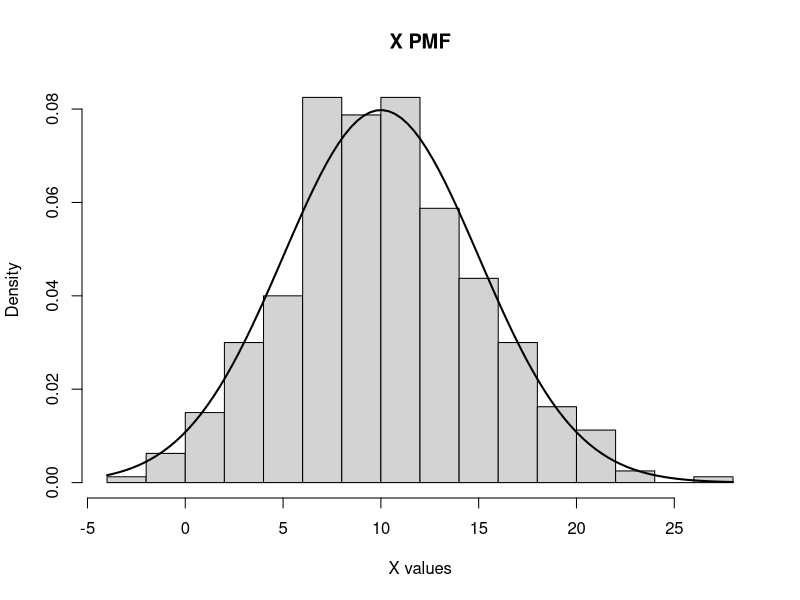
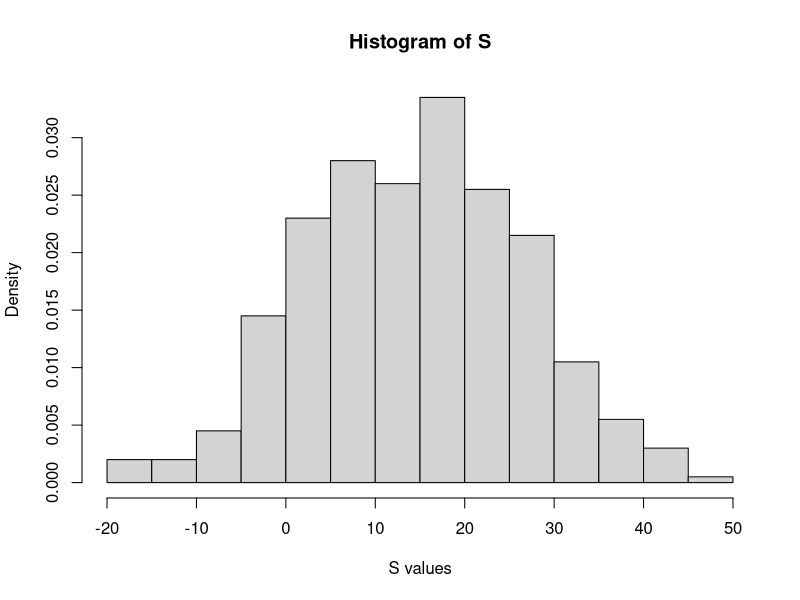
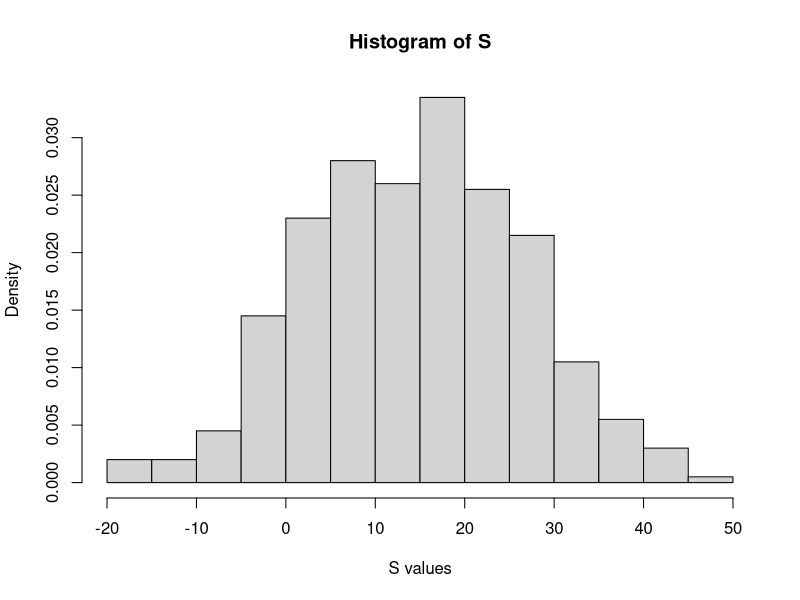

Source code (R) for these figures, in order: (Note: this script raises an error after producing the figures.)
#Lab sheet 2
#Assessment
#Ex1 (a)
#vector x
set.seed(123)
X <- rnorm(400, mean = 10, sd = 5)

#histogram
hist(X, breaks = 15, prob = TRUE, main = "X PMF", xlab = "X values")

#actual normal curve for comparision
curve(dnorm(x, mean = 10, sd = 5), add = TRUE, lwd = 2)


#Ex1 (b)
#vector y
set.seed(456)
Y <- rnorm(400, mean = 24, sd = 12)

#calculating S
set.seed(789)
S <- Y - X

#hist of S
hist(S, breaks = 15, prob = TRUE, main = "Histogram of S", xlab = "S values")


#Ex1 (c)
#mean and std dev
S_mean <- 24 - 10
S_stddev <- sqrt(12^2 + 5^2)

#updated histogram of S
hist(S, breaks = 15, prob = TRUE, main = "Histogram of S", xlab = "S values")
#*Guessing the distribution*
# Due to the fact the overall shape of the histrogram that ressembles a bell curve
# Also there appears to be a central peak around the mean.

#actual PDF curve for comp again
curve(dnorm(x, mean = mu_S, sd = sigma_S), add = TRUE, lwd = 2)
#*Comparision after superimposition*
# After superimposing the PMF the curves appears to match the histogram bars at various intervals.



#Ex1 (d)
#chi squared test??

#Null
chiintervals <- seq(min(S), max(S), length.out = 16)
observed <- hist(S, breaks = chiintervals, plot = FALSE)[["counts"]]
expectedval <- diff(pnorm(chiintervals, mean = S_mean, sd= S_stddev)) * length(S)

chisqtesting <- chisq.test(x = observed, p = expectedval/sum(expectedval), rescale.p = TRUE)
chisqtesting

# Null hypothesis - The PDF is valid and a normal distribution is appropiate, 
# Alternative hypothesis - The PDF is not valid and a normal distribution is not appropiate.
#
#Since the p-value is greater than 0.05 we have insufficient evidence to reject the null 
#hypothesis therefore it can be concluded that the PDF chosen is valid. 


#Ex2 (a)
# Define the number of trials for the binomial distribution
n <- 5

# Step 1: Generate a value for P from a Uniform distribution
set.seed(101112)
P <- runif(1, 0, 1)
# Step 2: Generate B from a Binom(n, P) distribution
B <- rbinom(1, size = n, prob = P)

# Step 3: Declaring X
X <- B + 1

# Initialize vectors to store the outcomes
Psample <- numeric(1000)
Xsample <- numeric(1000)

# Run the experiment 1000 times
set.seed(131415) 
for(i in 1:1000) {
  Psample[i] <- runif(1, 0, 1) # Generate P
  Xsample[i] <- rbinom(1, size = n, prob = Psample[i]) + 1 # Generate X
}

#Histogram 
hist(Psample, main="Histogram of Psample", xlab="Values of P")

#histogram with Xsample with breaks
hist(Xsample, breaks=c(0.5:6.5), main="Histogram of Xsample", xlab="Values of X")



#Ex2 (b)
# Calculate the proportions of each outcome in Xsample
opbservedfreq <- table(Xsample) 
proportions <- opbservedfreq / length(Xsample)
proportions



#Ex2 (c)
# Assuming we already have the proportions from part (b)
# Check if all proportions are approximately equal to 1/6
#is_uniform <- all(abs(proportions - 1/6) < 0.05) #Allow some tolerance
#is_uniform
#checking if it is by chisquared
expectedfreq <- rep(1000/6, 6)
chisquaredtesting <- chisq.test(opbservedfreq, p = rep(1/6, 6))
chisquaredtesting 
# Null hypothesis - Dr Watson's claims are true and it is indeed a uniform distribution, 
# Alternative hypothesis -Dr Watson's claims are false and it is not a uniform distribution.
#
#Since the p-value is greater than 0.05 we have insufficient evidence to reject the null 
#hypothesis therefore it can be concluded that Dr Watsons statement is true. 


#Ex2 (d)
#what about different values of n
#claimtest <- function(n, num_trials = 1000) {
#  Psample <- runif(num_trials, 0, 1)
#  Xsample <- rbinom(num_trials, size = n, prob = Psample) + 1
#  proportions <- table(Xsample) / length(Xsample)
#  hist(Xsample, breaks = seq(0.5, max(Xsample)+0.5, by = 1), main = paste("n =", n))
#  return(all(abs(proportions - 1/(n+1)) < 0.05))
#}



claimtestX2 <- function(n, num_trials = 1000) {
  Psample <- runif(num_trials, 0, 1)
  Xsample <- rbinom(num_trials, size = n, prob = Psample) + 1
  
  #observed frequencies
  observedFreq <- table(Xsample)
  #expected frequencies assuming uniform distribution
  expectedFreq <- rep(num_trials / (n+1), (n+1))
  expectedFreq <- expectedFreq[names(observedFreq)]
  
  #perform chi-squared test
  chisquaredResult <- chisq.test(observedFreq, p = rep(1/(n+1), length(observedFreq)))
  
  #histogram
  hist(Xsample, breaks = seq(0.5, max(Xsample)+0.5, by = 1), main = paste("n =", n))
  return(chisquaredResult[["p.value"]])
}


#n < 5
set.seed(161718)
claimtestX2(n = 3)
# Null hypothesis - Dr Watson's claims are true and it is indeed a uniform distribution, 
# Alternative hypothesis -Dr Watson's claims are false and it is not a uniform distribution.
#
#Since the p-value is greater than 0.05 at 0.7799717 we have insufficient evidence to reject the null 
#hypothesis therefore it can be concluded that Dr Watsons statement is true for n < 5.

#n > 5
set.seed(192021)
claimtestX2(n = 20)

# Null hypothesis - Dr Watson's claims still remain true and it is indeed a uniform distribution, 
# Alternative hypothesis -Dr Watson's claims are false and it is not a uniform distribution.
#
#Since the p-value is greater than 0.05 at 0.8528437 we have insufficient evidence to reject the null 
#hypothesis therefore it can be concluded that Dr Watsons statement is still true for n > 5. 


